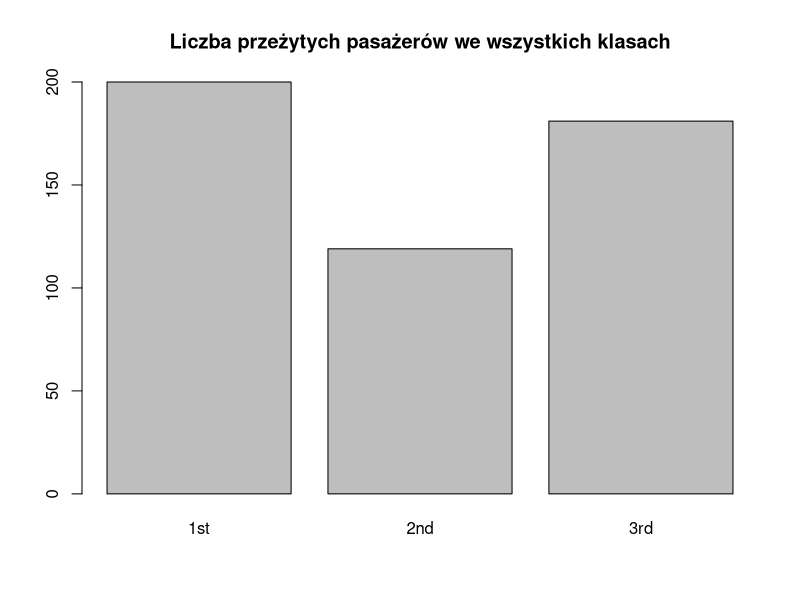
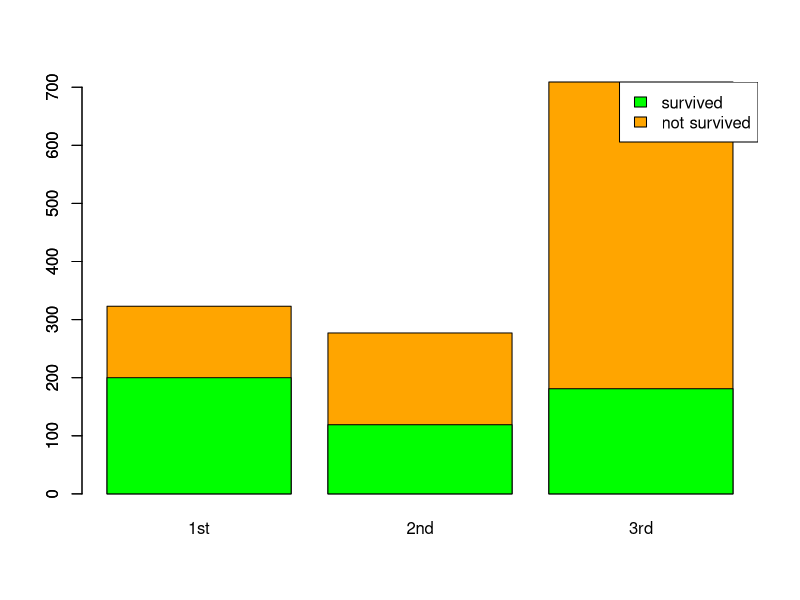

These figures' R source, in order:
#r2-zad6
png("Titanic.png")
library(dplyr)
library(ggplot2)
library(effects)
#summary(TitanicSurvival$passengerClass)
TitanicSurvival
T_survived = TitanicSurvival %>% 
  group_by(passengerClass) %>%
  summarise(count = sum(survived == "yes"))
T_survived
barplot(T_survived$count, 
        names.arg = T_survived$passengerClass, 
        main = "Liczba przeżytych pasażerów we wszystkich klasach")
dev.off()
# Problem z poleceniem - dlatego brak legendy:
# skoro mamy pokazać przeżytych pasażerów, to dlaczego mam dać
# legendę o tym, skoro tylko przeżyci mieli tutaj być?
# na siłe przypadek, gdy bierzemy wszystkie klasy i dajemy legende
# do ich przeżywalności
dev.new()
png("Titanic2.png")
barplot(summary(TitanicSurvival$passengerClass), col = "orange")
barplot(T_survived$count, col = "green", add = TRUE)
legend("topright", c("survived", "not survived"), fill = c("green", "orange"))
dev.off()
